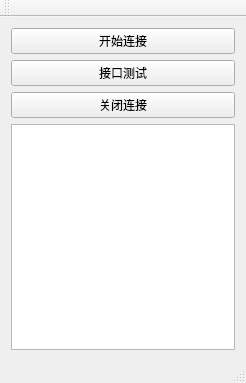
<?xml version="1.0" encoding="UTF-8"?>
<ui version="4.0">
 <class>MainWindow</class>
 <widget class="QMainWindow" name="MainWindow">
  <property name="geometry">
   <rect>
    <x>0</x>
    <y>0</y>
    <width>246</width>
    <height>383</height>
   </rect>
  </property>
  <property name="windowTitle">
   <string>MainWindow</string>
  </property>
  <widget class="QWidget" name="centralWidget">
   <layout class="QVBoxLayout" name="verticalLayout">
    <item>
     <widget class="QPushButton" name="pushButton_Start">
      <property name="text">
       <string>开始连接</string>
      </property>
     </widget>
    </item>
    <item>
     <widget class="QPushButton" name="pushButton_Test">
      <property name="text">
       <string>接口测试</string>
      </property>
     </widget>
    </item>
    <item>
     <widget class="QPushButton" name="pushButton_Close">
      <property name="text">
       <string>关闭连接</string>
      </property>
     </widget>
    </item>
    <item>
     <widget class="QTextEdit" name="textEdit"/>
    </item>
   </layout>
  </widget>
  <widget class="QMenuBar" name="menuBar">
   <property name="geometry">
    <rect>
     <x>0</x>
     <y>0</y>
     <width>246</width>
     <height>23</height>
    </rect>
   </property>
  </widget>
  <widget class="QToolBar" name="mainToolBar">
   <attribute name="toolBarArea">
    <enum>TopToolBarArea</enum>
   </attribute>
   <attribute name="toolBarBreak">
    <bool>false</bool>
   </attribute>
  </widget>
  <widget class="QStatusBar" name="statusBar"/>
 </widget>
 <layoutdefault spacing="6" margin="11"/>
 <resources/>
 <connections/>
</ui>
